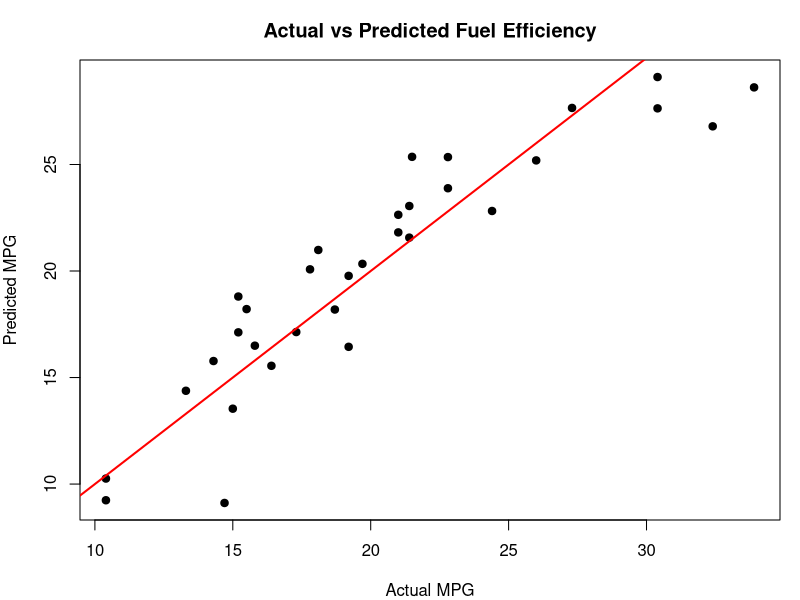

Write R code to recreate this figure.
## ---- chunk 1
data(mtcars)

# View the dataset
View(mtcars)

# Display the first six rows
head(mtcars)

# Check the structure
str(mtcars)

# Summary statistics
summary(mtcars)
## ---- chunk 2
# Fit multiple linear regression
model <- lm(
  mpg ~ wt + hp + qsec,
  data = mtcars
)

# Display model results
summary(model)
## ---- chunk 3
# Extract coefficients
coef(model)

# Extract p-values
summary(model)$coefficients

# Extract R-squared
summary(model)$r.squared

# Extract adjusted R-squared
summary(model)$adj.r.squared
## ---- chunk 4
# Predict using the fitted model
predictions <- predict(model)

# Compare actual and predicted values
comparison <- data.frame(
  Actual = mtcars$mpg,
  Predicted = predictions
)

head(comparison)
## ---- chunk 5
new_car <- data.frame(
  wt = 3.0,
  hp = 110,
  qsec = 17.5
)

predict(model, newdata = new_car)
## ---- chunk 6
# Reduce plot margins
par(mar = c(4, 4, 3, 1))

# Plot actual versus predicted MPG
plot(
  mtcars$mpg,
  predictions,
  xlab = "Actual MPG",
  ylab = "Predicted MPG",
  main = "Actual vs Predicted Fuel Efficiency",
  pch = 19
)

# Add a reference line
abline(a = 0, b = 1, col = "red", lwd = 2)
